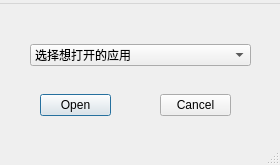
<?xml version="1.0" encoding="UTF-8"?>
<ui version="4.0">
 <class>MainWindow</class>
 <widget class="QMainWindow" name="MainWindow">
  <property name="geometry">
   <rect>
    <x>0</x>
    <y>0</y>
    <width>280</width>
    <height>165</height>
   </rect>
  </property>
  <property name="windowTitle">
   <string>MainWindow</string>
  </property>
  <widget class="QWidget" name="centralwidget">
   <widget class="QComboBox" name="comboBox">
    <property name="geometry">
     <rect>
      <x>30</x>
      <y>40</y>
      <width>221</width>
      <height>22</height>
     </rect>
    </property>
    <property name="editable">
     <bool>false</bool>
    </property>
    <item>
     <property name="text">
      <string>选择想打开的应用</string>
     </property>
    </item>
   </widget>
   <widget class="QDialogButtonBox" name="buttonBox_Open">
    <property name="geometry">
     <rect>
      <x>40</x>
      <y>90</y>
      <width>71</width>
      <height>23</height>
     </rect>
    </property>
    <property name="standardButtons">
     <set>QDialogButtonBox::Open</set>
    </property>
    <property name="centerButtons">
     <bool>false</bool>
    </property>
   </widget>
   <widget class="QDialogButtonBox" name="buttonBox_Cancel">
    <property name="geometry">
     <rect>
      <x>160</x>
      <y>90</y>
      <width>71</width>
      <height>23</height>
     </rect>
    </property>
    <property name="standardButtons">
     <set>QDialogButtonBox::Cancel</set>
    </property>
   </widget>
  </widget>
  <widget class="QMenuBar" name="menubar">
   <property name="geometry">
    <rect>
     <x>0</x>
     <y>0</y>
     <width>280</width>
     <height>23</height>
    </rect>
   </property>
   <widget class="QMenu" name="menu">
    <property name="title">
     <string/>
    </property>
   </widget>
   <addaction name="menu"/>
  </widget>
  <widget class="QStatusBar" name="statusbar"/>
 </widget>
 <resources/>
 <connections>
  <connection>
   <sender>buttonBox_Cancel</sender>
   <signal>clicked(QAbstractButton*)</signal>
   <receiver>MainWindow</receiver>
   <slot>close()</slot>
   <hints>
    <hint type="sourcelabel">
     <x>193</x>
     <y>112</y>
    </hint>
    <hint type="destinationlabel">
     <x>273</x>
     <y>180</y>
    </hint>
   </hints>
  </connection>
 </connections>
</ui>
